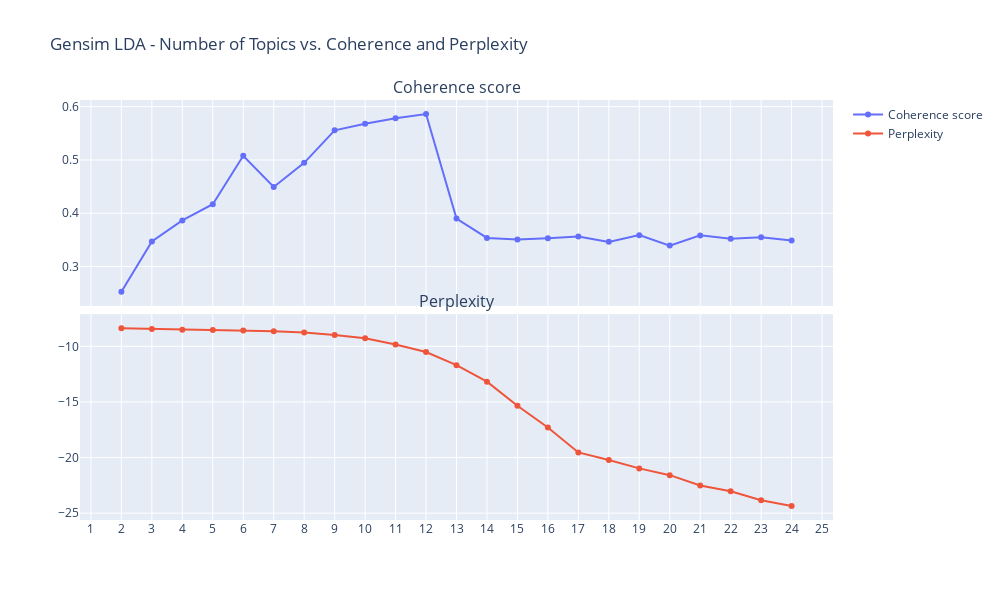

Notebook code cell kept with this figure:
### Code cell
coherence = []
for k in range(2,25):
#     print('Round: '+str(k))
    Lda = gensim.models.ldamodel.LdaModel
    sample_ldamodel = Lda(corpus, num_topics=k, id2word = id2word, passes=5, iterations=10, chunksize = 2, random_state=50)
    
    cm = gensim.models.coherencemodel.CoherenceModel(model=sample_ldamodel, texts=data_lemma, dictionary=id2word, coherence='c_v')
    pp = sample_ldamodel.log_perplexity(corpus, total_docs=73)
    coherence.append((k,cm.get_coherence(),pp))
    
x = [x[0] for x in coherence]
y1 = [x[1] for x in coherence]
y2 = [x[2] for x in coherence]

fig = make_subplots( rows=2, cols=1, subplot_titles=("Coherence score", "Perplexity"), shared_xaxes=True,
                    vertical_spacing=0.02)
fig.add_trace(go.Scatter(name="Coherence score", x=x, y=y1, mode='lines+markers'), row=1, col=1)
fig.add_trace(go.Scatter(name="Perplexity", x=x, y=y2, mode='lines+markers'), row=2, col=1)
fig.update_layout(height=600, width=1000, title_text="Gensim LDA - Number of Topics vs. Coherence and Perplexity", xaxis1 = dict(
        tickmode = 'linear', tick0 = 1, dtick = 1), xaxis2 = dict(tickmode = 'linear', tick0 = 1, dtick = 1))
fig.write_html("Images/Gensim_topics2.html")
fig.show()

### Figure 1 — Plotly figure (JSON) as saved in the notebook; plotly's stock layout.template omitted (floating-point values rounded to 4 significant figures)
{"data": [{"mode": "lines+markers", "name": "Coherence score", "type": "scatter", "x": [2, 3, 4, 5, 6, 7, 8, 9, 10, 11, 12, 13, 14, 15, 16, 17, 18, 19, 20, 21, 22, 23, 24], "xaxis": "x", "y": [0.2527, 0.3472, 0.3866, 0.417, 0.5079, 0.4493, 0.4947, 0.5555, 0.568, 0.5784, 0.5862, 0.39, 0.3537, 0.3508, 0.3531, 0.3563, 0.3463, 0.359, 0.3394, 0.3585, 0.3524, 0.3551, 0.3488], "yaxis": "y"}, {"mode": "lines+markers", "name": "Perplexity", "type": "scatter", "x": [2, 3, 4, 5, 6, 7, 8, 9, 10, 11, 12, 13, 14, 15, 16, 17, 18, 19, 20, 21, 22, 23, 24], "xaxis": "x2", "y": [-8.374, -8.434, -8.502, -8.526, -8.57, -8.649, -8.768, -8.982, -9.266, -9.829, -10.51, -11.7, -13.18, -15.35, -17.3, -19.54, -20.23, -20.98, -21.58, -22.51, -23.04, -23.85, -24.36], "yaxis": "y2"}], "layout": {"annotations": [{"font": {"size": 16}, "showarrow": false, "text": "Coherence score", "x": 0.5, "xanchor": "center", "xref": "paper", "y": 1, "yanchor": "bottom", "yref": "paper"}, {"font": {"size": 16}, "showarrow": false, "text": "Perplexity", "x": 0.5, "xanchor": "center", "xref": "paper", "y": 0.49, "yanchor": "bottom", "yref": "paper"}], "height": 600, "title": {"text": "Gensim LDA - Number of Topics vs. Coherence and Perplexity"}, "width": 1000, "xaxis": {"anchor": "y", "domain": [0, 1], "dtick": 1, "matches": "x2", "showticklabels": false, "tick0": 1, "tickmode": "linear"}, "xaxis2": {"anchor": "y2", "domain": [0, 1], "dtick": 1, "tick0": 1, "tickmode": "linear"}, "yaxis": {"anchor": "x", "domain": [0.51, 1]}, "yaxis2": {"anchor": "x2", "domain": [0, 0.49]}}}
